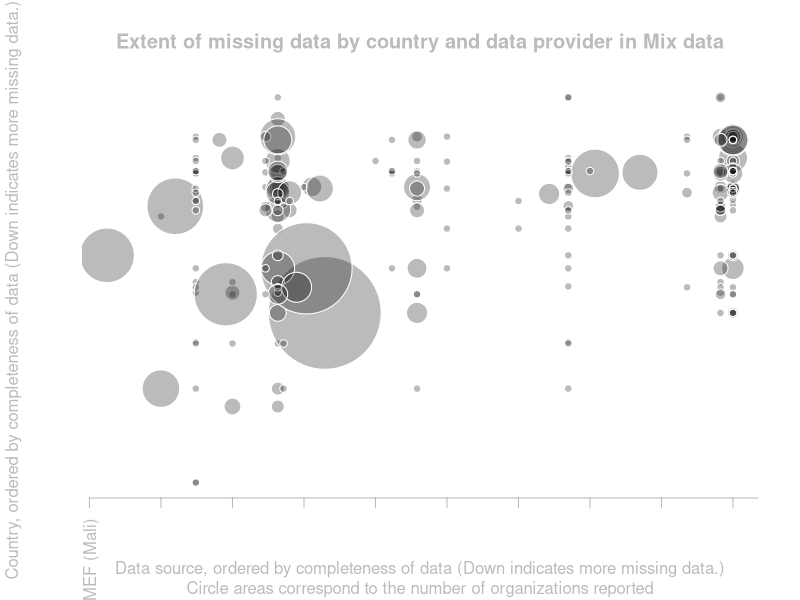

Source code (R): (Note: this script raises an error after producing the figure.)
mix<-read.csv('Missing Data Coverage RR.csv') #[c(1:3,16:18)]
mix$Data.Source.Level.1<-as.numeric(as.character(mix$Data.Source.Level.1))
mix<-na.omit(mix)

#pdf('visualize.pdf',width=9,height=9)
png('visualize.png',width=900,height=900)
grey='#00000044'
par(
  col=grey
, col.axis=grey
, col.lab=grey
, col.main=grey
, col.sub=grey
, fg=grey
#, mar=c(5,10,4,10) # increase y-axis margin
, las=2 # make label text perpendicular to axis
)

#Order 
#order(mix$Country.Level.1)
#order(mix$Data.Source.Level.1)
plot(Country.Level.1~Data.Source.Level.1,data=mix
 , bg=grey, col=0, pch=21, cex=sqrt(Count)
 , axes=F
 , main="Extent of missing data by country and data provider in Mix data" 
 , xlab="Data source, ordered by completeness of data (Down indicates more missing data.)"
 , ylab="Country, ordered by completeness of data (Down indicates more missing data.)"
 , sub="Circle areas correspond to the number of organizations reported"
)
makeaxis <- function(side,missingness,orgnames){
  axislabels<-aggregate(missingness,list(orgnames),unique)
  axis(side,at=order(axislabels$x),labels=axislabels$Group.1)
}
makeaxis(1,mix$Data.Source.Level.1,mix$Data.Source..Organization.Name)
makeaxis(2,mix$Country.Level.1,mix$Country)
dev.off()
